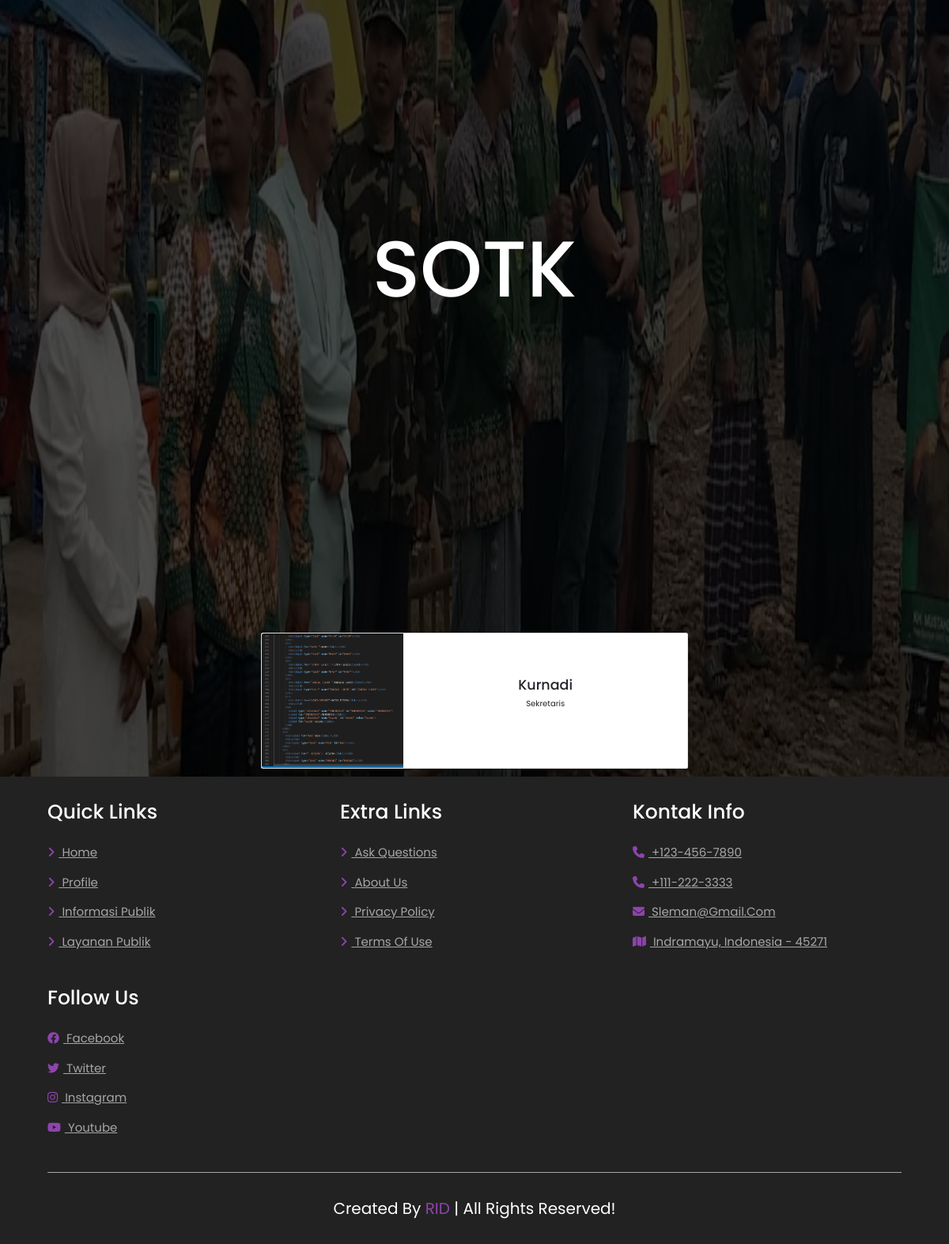
Screenshot of /SOTK.php with the database file from the repository.
### tables this page shows
CREATE TABLE `pemerintah_desa` (
  `id_pemerintah_desa` int(255) NOT NULL,
  `image` varchar(255) NOT NULL,
  `nama` varchar(255) NOT NULL,
  `jabatan` varchar(255) NOT NULL
);

### SOTK.php (the view, shortened to what this page needs)
<?php
include_once 'config.php';
?>
<!DOCTYPE html>
<html lang="en">
<head>
  <link rel="stylesheet" href="sotk.css" />
  <link rel="stylesheet" href="homestyle.css" />
  <link rel="stylesheet" href="https://cdn.jsdelivr.net/npm/swiper@9/swiper-bundle.min.css" />
  <link rel="stylesheet" href="https://cdnjs.cloudflare.com/ajax/libs/font-awesome/6.4.0/css/all.min.css">
  <link href="https://cdn.jsdelivr.net/npm/bootstrap@5.0.0-beta2/dist/css/bootstrap.min.css" rel="stylesheet" />
</head>
<body>
  <div id="bodyblur"><img src="foto_bajakan.jpg" id="wallpaper" /></div>
  <center>
    <h2>SOTK</h2>
  </center>
  <?php
  $ambil = "SELECT * FROM pemerintah_desa ORDER BY id_pemerintah_desa ASC";
  $q = mysqli_query($conn, $ambil);
  while ($r2 = mysqli_fetch_array($q)) {
    $image = $r2['image'];
    $nama = $r2['nama'];
    $jabatan = $r2['jabatan'];
  ?>
    <center>
      <div class="card mb-3" style="max-width: 540px">
        <div class="row g-0">
          <div class="col-md-4">
            <img src="img/<?php echo $image ?>" class="img-fluid rounded-start" alt="..." />
          </div>
          <div class="col-md-8">
            <div class="card-body" style="display: grid;margin-top:auto;margin-bottom:auto;height:150px;align-content:center">
              <h3 class="card-title"><?php echo $nama ?></h3>
              <p class="card-text">
                <?php echo $jabatan ?>
              </p>
            </div>
          </div>
        </div>
      </div>
    </center>
  <?php
  }
  ?>
  <section class="footer" style="color: black;">
    <div class="box-container">
      <div class="box">
        <h3>quick links</h3>
        <a href="home.php"> <i class="fas fa-angle-right"></i> home</a>
        <a href="gabungan.php"> <i class="fas fa-angle-right"></i> profile</a>
        <a href="informasi_publik.php"> <i class="fas fa-angle-right"></i> informasi publik</a>
        <a href="aduan.php"> <i class="fas fa-angle-right"></i> layanan publik</a>
      </div>
      <div class="box">
        <h3>extra links</h3>
        <a href="#"> <i class="fas fa-angle-right"></i> ask questions</a>
        <a href="#"> <i class="fas fa-angle-right"></i> about us</a>
        <a href="#"> <i class="fas fa-angle-right"></i> privacy policy</a>
        <a href="#"> <i class="fas fa-angle-right"></i> terms of use</a>
      </div>
      <div class="box">
        <h3>kontak info</h3>
        <a href="#"> <i class="fas fa-phone"></i> +123-456-7890</a>
        <a href="#"> <i class="fas fa-phone"></i> +111-222-3333</a>
        <a href="#"> <i class="fas fa-envelope"></i> Sleman@gmail.com</a>
        <a href="#"> <i class="fas fa-map"></i> indramayu, indonesia - 45271</a>
      </div>
      <div class="box">
        <h3>follow us</h3>
        <a href="#"> <i class="fab fa-facebook"></i> facebook </a>
        <a href="#"> <i class="fab fa-twitter"></i> twitter </a>
        <a href="#"> <i class="fab fa-instagram"></i> instagram </a>
        <a href="#"> <i class="fab fa-youtube"></i> youtube </a>
      </div>
    </div>
    <div class="credit"> created by <span>RID</span> | all rights reserved! </div>
  </section>
</body>
</html>

### sotk.css (style rules this page uses)
body { background-color: black !important; }
#bodyblur { opacity: 0.3; position: fixed; top: 0; left: 0; right: 0; bottom: 0; background: rgba(0, 0, 0, 0.3); transition: all 1s ease; z-index: 0; }
#wallpaper { width: 100%; height: 100%; transform: scale(1.3); transition: all 2s ease; }
h2 { position: relative; margin-top: 35vh !important; font-size: 100px !important; color: white; margin-bottom: 50vh !important; }

### homestyle.css (style rules this page uses)
:root { --main-color: #8e44ad; --black: #222; --white: #fff; --light-black: #777; --light-white: #fff9; --dark-bg: rgba(0, 0, 0, 0.7); --light-bg: #eee; --border: 0.1rem solid var(--black); --box-shadow: 0 0.5rem 1rem rgba(0, 0, 0, 0.1); --text-shadow: 0 1.5rem 3rem rgba(0, 0, 0, 0.3); }
* { font-family: "Poppins", sans-serif; margin: 0; padding: 0; box-sizing: border-box; outline: none; border: none; text-decoration: none; text-transform: capitalize; }
html { font-size: 62.5%; overflow-x: hidden; }
section { padding: 5rem 10%; }
.footer { position: relative; z-index: 99; background: var(--black); background-size: cover; background-position: center; }
.footer .box-container { display: grid; grid-template-columns: repeat(auto-fit, minmax(25rem, 1fr)); gap: 3rem; }
.footer .box-container .box h3 { color: var(--white); font-size: 2.5rem; padding-bottom: 2rem; }
.footer .box-container .box a { color: var(--light-white); font-size: 1.5rem; padding-bottom: 1.5rem; display: block; }
.footer .box-container .box a i { color: var(--main-color); padding-right: 0.5rem; transition: 0.2s linear; }
.footer .credit { text-align: center; padding-top: 3rem; margin-top: 3rem; border-top: 0.1rem solid var(--light-white); font-size: 2rem; color: var(--white); }
.footer .credit span { color: var(--main-color); }
@media (max-width: 1200px) { section { padding: 3rem 5%; } }

### rows the page displays
pemerintah_desa: image (picture), nama "Kurnadi", jabatan "Sekretaris"
